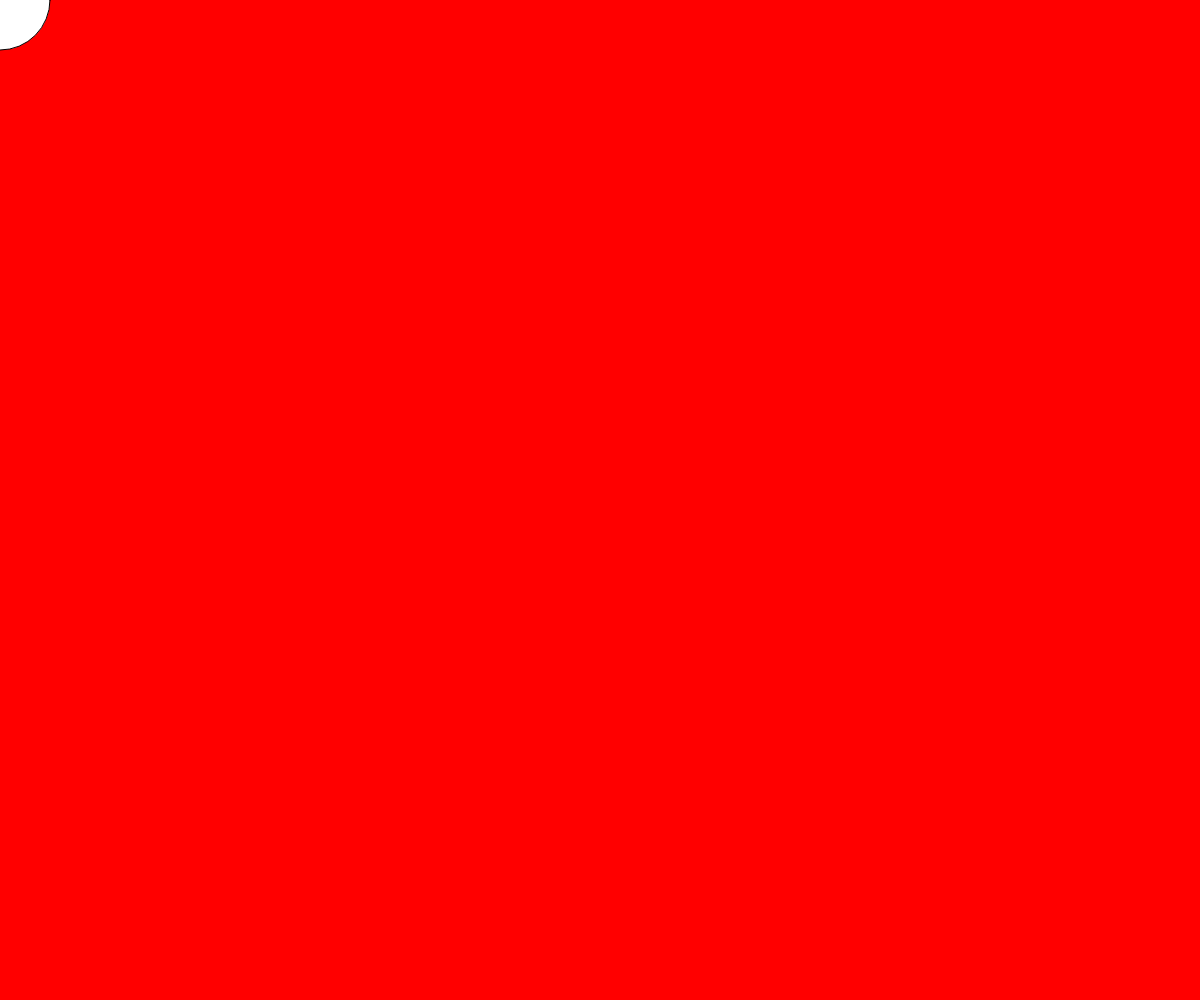
Frame 1 (no input)
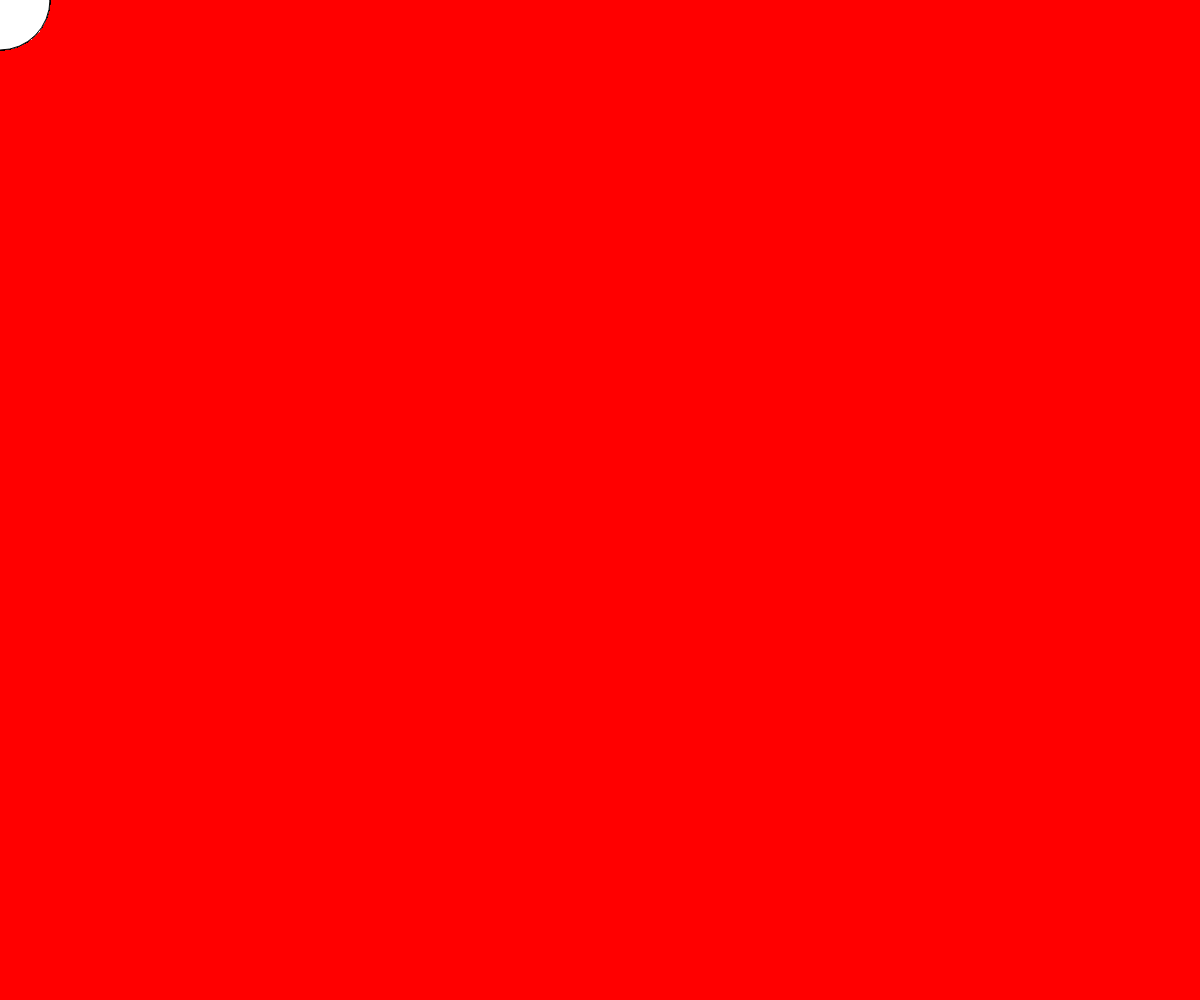
Frame 60 (no input)
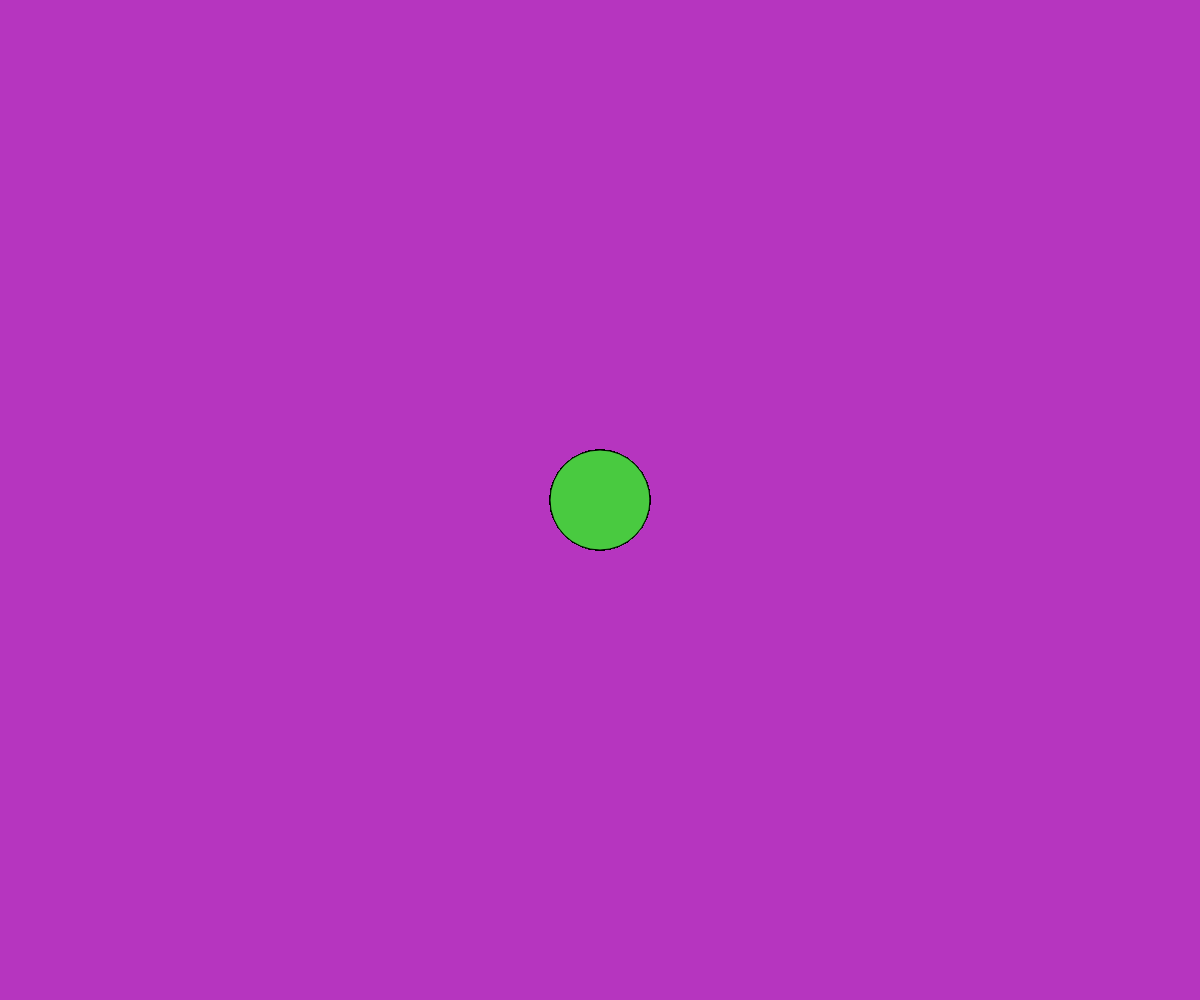
Frame 120 (the mouse pressed at the canvas centre since frame 60)

The p5.js sketch that drew these frames (run headless with seeded random() and noise() and a simulated clock; from frame 60 on, the mouse is pressed at the canvas centre):

// p5.js sketch
// ── sketch.js
const screenWidth = document.documentElement.clientWidth;
const screenHeight = document.documentElement.clientHeight;
function setup() {
    createCanvas(screenWidth,screenHeight);
    background(255,0,0);
}


function draw() {
    ellipse(mouseX,mouseY,100);
}

function touchMoved()
{
    return false;
}

function touchStarted()
{
    console.log(mouseX, mouseY);
    r=random(255);
    g=random(255);
    b=random(255);
    background(r,g,b);
    fill(255-r,255-g, 255-b);
    return false;
}
